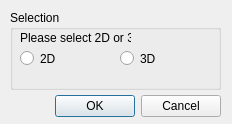
<?xml version="1.0" encoding="UTF-8"?>
<ui version="4.0">
 <class>Dialog</class>
 <widget class="QDialog" name="Dialog">
  <property name="windowModality">
   <enum>Qt::ApplicationModal</enum>
  </property>
  <property name="geometry">
   <rect>
    <x>0</x>
    <y>0</y>
    <width>232</width>
    <height>124</height>
   </rect>
  </property>
  <property name="windowTitle">
   <string>New Entity Selection</string>
  </property>
  <property name="modal">
   <bool>true</bool>
  </property>
  <widget class="QDialogButtonBox" name="buttonBox">
   <property name="geometry">
    <rect>
     <x>-120</x>
     <y>90</y>
     <width>341</width>
     <height>32</height>
    </rect>
   </property>
   <property name="orientation">
    <enum>Qt::Horizontal</enum>
   </property>
   <property name="standardButtons">
    <set>QDialogButtonBox::Cancel|QDialogButtonBox::Ok</set>
   </property>
  </widget>
  <widget class="QGroupBox" name="groupBox">
   <property name="geometry">
    <rect>
     <x>10</x>
     <y>10</y>
     <width>211</width>
     <height>80</height>
    </rect>
   </property>
   <property name="title">
    <string>Selection</string>
   </property>
   <widget class="QLabel" name="label">
    <property name="geometry">
     <rect>
      <x>10</x>
      <y>20</y>
      <width>111</width>
      <height>16</height>
     </rect>
    </property>
    <property name="text">
     <string>Please select 2D or 3D</string>
    </property>
   </widget>
   <widget class="QRadioButton" name="rad2DEntity">
    <property name="geometry">
     <rect>
      <x>10</x>
      <y>40</y>
      <width>82</width>
      <height>17</height>
     </rect>
    </property>
    <property name="text">
     <string>2D</string>
    </property>
   </widget>
   <widget class="QRadioButton" name="rad3DEntity">
    <property name="geometry">
     <rect>
      <x>110</x>
      <y>40</y>
      <width>82</width>
      <height>17</height>
     </rect>
    </property>
    <property name="text">
     <string>3D</string>
    </property>
   </widget>
  </widget>
 </widget>
 <resources/>
 <connections>
  <connection>
   <sender>buttonBox</sender>
   <signal>accepted()</signal>
   <receiver>Dialog</receiver>
   <slot>accept()</slot>
   <hints>
    <hint type="sourcelabel">
     <x>248</x>
     <y>254</y>
    </hint>
    <hint type="destinationlabel">
     <x>157</x>
     <y>274</y>
    </hint>
   </hints>
  </connection>
  <connection>
   <sender>buttonBox</sender>
   <signal>rejected()</signal>
   <receiver>Dialog</receiver>
   <slot>reject()</slot>
   <hints>
    <hint type="sourcelabel">
     <x>316</x>
     <y>260</y>
    </hint>
    <hint type="destinationlabel">
     <x>286</x>
     <y>274</y>
    </hint>
   </hints>
  </connection>
 </connections>
</ui>
